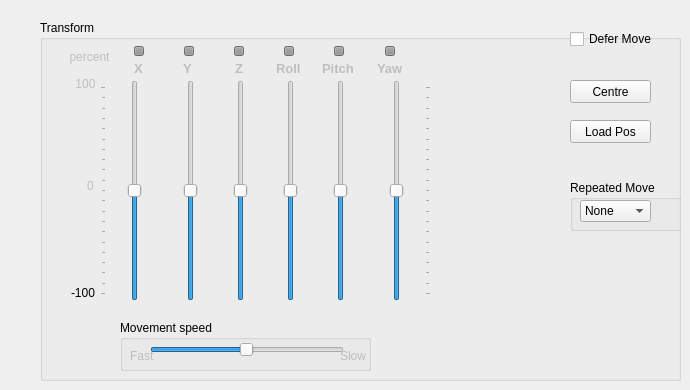
    <widget class="QWidget" name="tab_test">
     <property name="enabled">
      <bool>true</bool>
     </property>
     <attribute name="title">
      <string>Test</string>
     </attribute>
     <widget class="QGroupBox" name="transform_panel">
      <property name="enabled">
       <bool>true</bool>
      </property>
      <property name="geometry">
       <rect>
        <x>40</x>
        <y>20</y>
        <width>641</width>
        <height>361</height>
       </rect>
      </property>
      <property name="title">
       <string>Transform</string>
      </property>
      <property name="flat">
       <bool>false</bool>
      </property>
      <widget class="QSlider" name="sld_0">
       <property name="enabled">
        <bool>true</bool>
       </property>
       <property name="geometry">
        <rect>
         <x>60</x>
         <y>60</y>
         <width>61</width>
         <height>221</height>
        </rect>
       </property>
       <property name="minimum">
        <number>-100</number>
       </property>
       <property name="maximum">
        <number>100</number>
       </property>
       <property name="value">
        <number>0</number>
       </property>
       <property name="orientation">
        <enum>Qt::Vertical</enum>
       </property>
       <property name="tickPosition">
        <enum>QSlider::TicksAbove</enum>
       </property>
      </widget>
      <widget class="QSlider" name="sld_3">
       <property name="geometry">
        <rect>
         <x>240</x>
         <y>60</y>
         <width>21</width>
         <height>221</height>
        </rect>
       </property>
       <property name="minimum">
        <number>-100</number>
       </property>
       <property name="maximum">
        <number>100</number>
       </property>
       <property name="value">
        <number>0</number>
       </property>
       <property name="orientation">
        <enum>Qt::Vertical</enum>
       </property>
       <property name="tickPosition">
        <enum>QSlider::NoTicks</enum>
       </property>
      </widget>
      <widget class="QSlider" name="sld_1">
       <property name="geometry">
        <rect>
         <x>140</x>
         <y>60</y>
         <width>21</width>
         <height>221</height>
        </rect>
       </property>
       <property name="minimum">
        <number>-100</number>
       </property>
       <property name="maximum">
        <number>100</number>
       </property>
       <property name="value">
        <number>0</number>
       </property>
       <property name="orientation">
        <enum>Qt::Vertical</enum>
       </property>
       <property name="tickPosition">
        <enum>QSlider::NoTicks</enum>
       </property>
      </widget>
      <widget class="QSlider" name="sld_2">
       <property name="geometry">
        <rect>
         <x>190</x>
         <y>60</y>
         <width>21</width>
         <height>221</height>
        </rect>
       </property>
       <property name="minimum">
        <number>-100</number>
       </property>
       <property name="maximum">
        <number>100</number>
       </property>
       <property name="value">
        <number>0</number>
       </property>
       <property name="orientation">
        <enum>Qt::Vertical</enum>
       </property>
       <property name="tickPosition">
        <enum>QSlider::NoTicks</enum>
       </property>
      </widget>
      <widget class="QSlider" name="sld_4">
       <property name="geometry">
        <rect>
         <x>290</x>
         <y>60</y>
         <width>21</width>
         <height>221</height>
        </rect>
       </property>
       <property name="minimum">
        <number>-100</number>
       </property>
       <property name="maximum">
        <number>100</number>
       </property>
       <property name="value">
        <number>0</number>
       </property>
       <property name="orientation">
        <enum>Qt::Vertical</enum>
       </property>
       <property name="tickPosition">
        <enum>QSlider::NoTicks</enum>
       </property>
      </widget>
      <widget class="QSlider" name="sld_5">
       <property name="enabled">
        <bool>true</bool>
       </property>
       <property name="geometry">
        <rect>
         <x>330</x>
         <y>60</y>
         <width>61</width>
         <height>221</height>
        </rect>
       </property>
       <property name="minimum">
        <number>-100</number>
       </property>
       <property name="maximum">
        <number>100</number>
       </property>
       <property name="value">
        <number>0</number>
       </property>
       <property name="orientation">
        <enum>Qt::Vertical</enum>
       </property>
       <property name="tickPosition">
        <enum>QSlider::TicksBelow</enum>
       </property>
      </widget>
      <widget class="QLabel" name="label_24">
       <property name="geometry">
        <rect>
         <x>20</x>
         <y>266</y>
         <width>46</width>
         <height>13</height>
        </rect>
       </property>
       <property name="text">
        <string>-100</string>
       </property>
       <property name="alignment">
        <set>Qt::AlignCenter</set>
       </property>
      </widget>
      <widget class="QLabel" name="label_26">
       <property name="enabled">
        <bool>false</bool>
       </property>
       <property name="geometry">
        <rect>
         <x>30</x>
         <y>56</y>
         <width>31</width>
         <height>16</height>
        </rect>
       </property>
       <property name="text">
        <string>100</string>
       </property>
       <property name="alignment">
        <set>Qt::AlignCenter</set>
       </property>
      </widget>
      <widget class="QLabel" name="label_28">
       <property name="enabled">
        <bool>false</bool>
       </property>
       <property name="geometry">
        <rect>
         <x>40</x>
         <y>156</y>
         <width>21</width>
         <height>20</height>
        </rect>
       </property>
       <property name="text">
        <string>0</string>
       </property>
       <property name="alignment">
        <set>Qt::AlignCenter</set>
       </property>
      </widget>
      <widget class="QCheckBox" name="chk_instant_move">
       <property name="enabled">
        <bool>true</bool>
       </property>
       <property name="geometry">
        <rect>
         <x>530</x>
         <y>10</y>
         <width>121</width>
         <height>18</height>
        </rect>
       </property>
       <property name="text">
        <string>Defer Move</string>
       </property>
      </widget>
      <widget class="QLabel" name="label_2">
       <property name="enabled">
        <bool>false</bool>
       </property>
       <property name="geometry">
        <rect>
         <x>94</x>
         <y>40</y>
         <width>21</width>
         <height>16</height>
        </rect>
       </property>
       <property name="font">
        <font>
         <pointsize>10</pointsize>
         <weight>75</weight>
         <bold>true</bold>
        </font>
       </property>
       <property name="text">
        <string>X</string>
       </property>
      </widget>
      <widget class="QLabel" name="label_30">
       <property name="enabled">
        <bool>false</bool>
       </property>
       <property name="geometry">
        <rect>
         <x>143</x>
         <y>40</y>
         <width>21</width>
         <height>16</height>
        </rect>
       </property>
       <property name="font">
        <font>
         <pointsize>10</pointsize>
         <weight>75</weight>
         <bold>true</bold>
        </font>
       </property>
       <property name="text">
        <string>Y</string>
       </property>
      </widget>
      <widget class="QLabel" name="label_34">
       <property name="enabled">
        <bool>false</bool>
       </property>
       <property name="geometry">
        <rect>
         <x>195</x>
         <y>40</y>
         <width>20</width>
         <height>16</height>
        </rect>
       </property>
       <property name="font">
        <font>
         <pointsize>10</pointsize>
         <weight>75</weight>
         <bold>true</bold>
        </font>
       </property>
       <property name="text">
        <string>Z</string>
       </property>
      </widget>
      <widget class="QLabel" name="label_35">
       <property name="enabled">
        <bool>false</bool>
       </property>
       <property name="geometry">
        <rect>
         <x>236</x>
         <y>40</y>
         <width>41</width>
         <height>16</height>
        </rect>
       </property>
       <property name="font">
        <font>
         <pointsize>10</pointsize>
         <weight>75</weight>
         <bold>true</bold>
        </font>
       </property>
       <property name="text">
        <string>Roll</string>
       </property>
      </widget>
      <widget class="QLabel" name="label_38">
       <property name="enabled">
        <bool>false</bool>
       </property>
       <property name="geometry">
        <rect>
         <x>282</x>
         <y>40</y>
         <width>51</width>
         <height>16</height>
        </rect>
       </property>
       <property name="font">
        <font>
         <pointsize>10</pointsize>
         <weight>75</weight>
         <bold>true</bold>
        </font>
       </property>
       <property name="text">
        <string>Pitch</string>
       </property>
      </widget>
      <widget class="QLabel" name="label_39">
       <property name="enabled">
        <bool>false</bool>
       </property>
       <property name="geometry">
        <rect>
         <x>337</x>
         <y>40</y>
         <width>41</width>
         <height>16</height>
        </rect>
       </property>
       <property name="font">
        <font>
         <pointsize>10</pointsize>
         <weight>75</weight>
         <bold>true</bold>
        </font>
       </property>
       <property name="text">
        <string>Yaw</string>
       </property>
      </widget>
      <widget class="QPushButton" name="btn_centre">
       <property name="enabled">
        <bool>true</bool>
       </property>
       <property name="geometry">
        <rect>
         <x>530</x>
         <y>60</y>
         <width>81</width>
         <height>23</height>
        </rect>
       </property>
       <property name="text">
        <string>Centre</string>
       </property>
      </widget>
      <widget class="QLabel" name="label_40">
       <property name="enabled">
        <bool>false</bool>
       </property>
       <property name="geometry">
        <rect>
         <x>24</x>
         <y>27</y>
         <width>51</width>
         <height>20</height>
        </rect>
       </property>
       <property name="text">
        <string>percent</string>
       </property>
       <property name="alignment">
        <set>Qt::AlignCenter</set>
       </property>
      </widget>
      <widget class="QPushButton" name="btn_load_pos">
       <property name="enabled">
        <bool>true</bool>
       </property>
       <property name="geometry">
        <rect>
         <x>530</x>
         <y>100</y>
         <width>81</width>
         <height>23</height>
        </rect>
       </property>
       <property name="text">
        <string>Load Pos</string>
       </property>
      </widget>
      <widget class="QProgressBar" name="pg_6">
       <property name="enabled">
        <bool>false</bool>
       </property>
       <property name="geometry">
        <rect>
         <x>94</x>
         <y>26</y>
         <width>10</width>
         <height>10</height>
        </rect>
       </property>
       <property name="maximum">
        <number>1</number>
       </property>
       <property name="value">
        <number>1</number>
       </property>
       <property name="textVisible">
        <bool>false</bool>
       </property>
      </widget>
      <widget class="QProgressBar" name="pg_7">
       <property name="enabled">
        <bool>false</bool>
       </property>
       <property name="geometry">
        <rect>
         <x>144</x>
         <y>26</y>
         <width>10</width>
         <height>10</height>
        </rect>
       </property>
       <property name="maximum">
        <number>1</number>
       </property>
       <property name="value">
        <number>1</number>
       </property>
       <property name="textVisible">
        <bool>false</bool>
       </property>
      </widget>
      <widget class="QProgressBar" name="pg_8">
       <property name="enabled">
        <bool>false</bool>
       </property>
       <property name="geometry">
        <rect>
         <x>244</x>
         <y>26</y>
         <width>10</width>
         <height>10</height>
        </rect>
       </property>
       <property name="maximum">
        <number>1</number>
       </property>
       <property name="value">
        <number>1</number>
       </property>
       <property name="textVisible">
        <bool>false</bool>
       </property>
      </widget>
      <widget class="QProgressBar" name="pg_9">
       <property name="enabled">
        <bool>false</bool>
       </property>
       <property name="geometry">
        <rect>
         <x>194</x>
         <y>26</y>
         <width>10</width>
         <height>10</height>
        </rect>
       </property>
       <property name="maximum">
        <number>1</number>
       </property>
       <property name="value">
        <number>1</number>
       </property>
       <property name="textVisible">
        <bool>false</bool>
       </property>
      </widget>
      <widget class="QProgressBar" name="pg_10">
       <property name="enabled">
        <bool>false</bool>
       </property>
       <property name="geometry">
        <rect>
         <x>345</x>
         <y>26</y>
         <width>10</width>
         <height>10</height>
        </rect>
       </property>
       <property name="maximum">
        <number>1</number>
       </property>
       <property name="value">
        <number>1</number>
       </property>
       <property name="textVisible">
        <bool>false</bool>
       </property>
      </widget>
      <widget class="QProgressBar" name="pg_11">
       <property name="enabled">
        <bool>false</bool>
       </property>
       <property name="geometry">
        <rect>
         <x>294</x>
         <y>26</y>
         <width>10</width>
         <height>10</height>
        </rect>
       </property>
       <property name="maximum">
        <number>1</number>
       </property>
       <property name="value">
        <number>1</number>
       </property>
       <property name="textVisible">
        <bool>false</bool>
       </property>
      </widget>
      <widget class="QGroupBox" name="groupBox_7">
       <property name="enabled">
        <bool>true</bool>
       </property>
       <property name="geometry">
        <rect>
         <x>80</x>
         <y>300</y>
         <width>251</width>
         <height>51</height>
        </rect>
       </property>
       <property name="title">
        <string>Movement speed</string>
       </property>
       <widget class="QLabel" name="label_41">
        <property name="enabled">
         <bool>false</bool>
        </property>
        <property name="geometry">
         <rect>
          <x>220</x>
          <y>29</y>
          <width>40</width>
          <height>14</height>
         </rect>
        </property>
        <property name="text">
         <string>Slow</string>
        </property>
       </widget>
       <widget class="QSlider" name="sld_lag">
        <property name="enabled">
         <bool>true</bool>
        </property>
        <property name="geometry">
         <rect>
          <x>30</x>
          <y>20</y>
          <width>194</width>
          <height>20</height>
         </rect>
        </property>
        <property name="minimum">
         <number>20</number>
        </property>
        <property name="maximum">
         <number>2000</number>
        </property>
        <property name="singleStep">
         <number>20</number>
        </property>
        <property name="value">
         <number>1000</number>
        </property>
        <property name="orientation">
         <enum>Qt::Horizontal</enum>
        </property>
       </widget>
       <widget class="QLabel" name="label_42">
        <property name="enabled">
         <bool>false</bool>
        </property>
        <property name="geometry">
         <rect>
          <x>10</x>
          <y>29</y>
          <width>40</width>
          <height>14</height>
         </rect>
        </property>
        <property name="text">
         <string>Fast</string>
        </property>
       </widget>
      </widget>
      <widget class="QGroupBox" name="groupBox_8">
       <property name="geometry">
        <rect>
         <x>530</x>
         <y>160</y>
         <width>131</width>
         <height>51</height>
        </rect>
       </property>
       <property name="title">
        <string>Repeated Move</string>
       </property>
       <widget class="QComboBox" name="cmb_repeated_move">
        <property name="geometry">
         <rect>
          <x>10</x>
          <y>20</y>
          <width>71</width>
          <height>22</height>
         </rect>
        </property>
        <item>
         <property name="text">
          <string>None</string>
         </property>
        </item>
        <item>
         <property name="text">
          <string>Surge</string>
         </property>
        </item>
        <item>
         <property name="text">
          <string>Sway</string>
         </property>
        </item>
        <item>
         <property name="text">
          <string>Heave</string>
         </property>
        </item>
        <item>
         <property name="text">
          <string>Roll</string>
         </property>
        </item>
        <item>
         <property name="text">
          <string>Pitch</string>
         </property>
        </item>
        <item>
         <property name="text">
          <string>Yaw</string>
         </property>
        </item>
        <item>
         <property name="text">
          <string>ALL</string>
         </property>
        </item>
       </widget>
      </widget>
     </widget>
    </widget>
